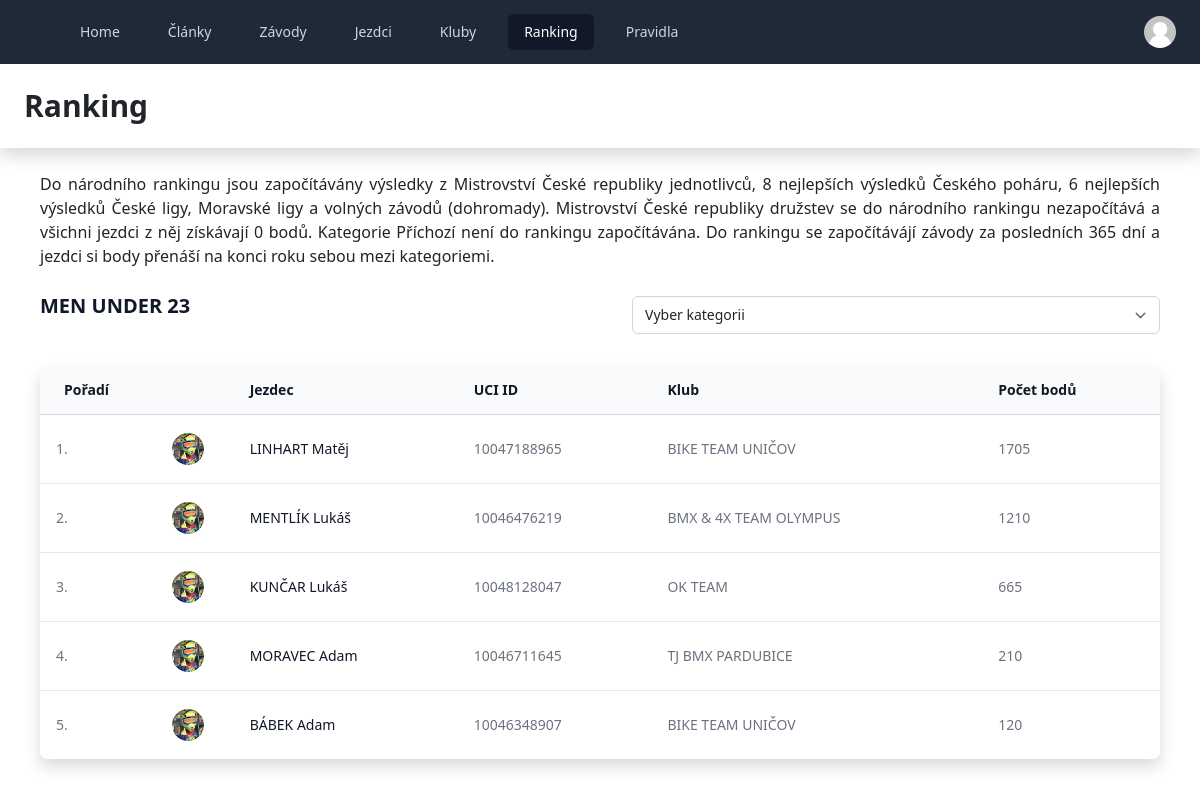
The page /ranking/ on the database its author committed.
### rider/models.py (models this page shows, shortened)
class Rider(models.Model):
    CLASS_20 = (
    ('Boys 6', 'Boys 6'), ('Boys 7', 'Boys 7'), ('Boys 8', 'Boys 8'), ('Boys 9', 'Boys 9'), ('Boys 10', 'Boys 10'),
    ('Boys 11', 'Boys 11'), ('Boys 12', 'Boys 12'), ('Boys 13', 'Boys 13'), ('Boys 14', 'Boys 14'),
    ('Boys 15', 'Boys 15'), ('Boys 16', 'Boys 16'), ('Men 17-24', 'Men 17-24'), ('Men 25-29', 'Men 25-29'),
    ('Men 30-34', 'Men 30-34'), ('Men 35 and over', 'Men 35 and over'), ('Girls 7', 'Girls 7'),
    ('Girls 8', 'Girls 8'), ('Girls 9', 'Girls 9'), ('Girls 10', 'Girls 10'), ('Girls 11', 'Girls 11'),
    ('Girls 12', 'Girls 12'), ('Girls 13', 'Girls 13'), ('Girls 14', 'Girls 14'), ('Girls 15', 'Girls 15'),('Girls 16', 'Girls 16'),
    ('Women 17-24', 'Women 17-24'), ('Women 25 and over', 'Women 25 and over'), ('Men Junior', 'Men Junior'),
    ('Men Under 23', 'Men Under 23'), ('Men Elite', 'Men Elite'), ('Women Junior', 'Women Junior'),
    ('Women Under 23', 'Women Under 23'), ('Women Elite', 'Women Elite'))
    CLASS_24 = (
    ('Boys 12 and under', 'Boys 12 and under'), ('Boys 13 and 14', 'Boys 13 and 14'), ('Boys 15 and 16', 'Boys 15 and 16'),
    ('Men 17-24', 'Men 17-24'), ('Men 25-29', 'Men 25-39'), ('Men 30-34', 'Men 30-34'), ('Men 35-39', 'Men 35-39'),
    ('Men 40-49',
     'Men 40-49'), ('Men 50 and over', 'Men 50 and over'), ('Girls 12 and under', 'Girls 12 and under'),
    ('Girls 13-16', 'Girls 13-16'), ('Women 17-29', 'Women 17-29'), ('Women 30-39', 'Women 30-99'),
    ('Women 40 and over', 'Women 40 and over'))
    GENDER = (('Muž', 'Muž'), ('Žena', 'Žena'), ('Ostatní', 'Ostatní'))
    uci_id = models.IntegerField(unique=True)
    first_name = models.CharField(max_length=255, blank=False)
    middle_name = models.CharField(max_length=255, blank=True, null=True)
    last_name = models.CharField(max_length=255, blank=False)
    date_of_birth = models.DateField(blank=False)
    rc = models.CharField(max_length=1000, blank=True, null=True, default="")
    gender = models.CharField(choices=GENDER, max_length=10)
    have_girl_bonus = models.BooleanField(default=False)
    email = models.EmailField(max_length=100, null=True, blank=True)
    phone = models.CharField(max_length=100, null=True, blank=True)
    street = models.CharField(max_length=1000, blank=True, null=True, default="")
    city = models.CharField(max_length=1000, blank=True, null=True, default="")
    zip=models.CharField(max_length=1000, blank=True, null=True, default="")
    photo = models.ImageField(
        upload_to='static/images/riders/', blank=True, null=True, default='static/images/riders/uni.jpeg')
    club = models.ForeignKey(
        Club, related_name='rider_club', null=True, on_delete=models.SET_NULL)
    is_20 = models.BooleanField(default=False)
    is_24 = models.BooleanField(default=False)
    is_elite = models.BooleanField(default=False)
    points_20 = models.IntegerField(default=0)
    points_24 = models.IntegerField(default=0)
    ranking_20 = models.CharField(max_length=10, null=True, blank=True)
    ranking_24 = models.CharField(max_length=10, null=True, blank=True)
    is_in_talent_team = models.BooleanField(default=False)
    is_in_representation = models.BooleanField(default=False)
    class_20 = models.CharField(
        max_length=50, choices=CLASS_20, default="Boys 6", null=True)
    class_24 = models.CharField(
        max_length=50, choices=CLASS_24, default="Boys 12 and under", null=True)
    transponder_20 = models.CharField(max_length=8, blank=True, null=True)
    transponder_24 = models.CharField(max_length=8, blank=True, null=True)
    plate = models.IntegerField(blank=True, null=True, default=0)
    plate_color_20 = models.CharField(max_length=10, default="yellow", null=True)
    emergency_contact = models.CharField(max_length=255, blank=True, null=True)
    emergency_phone = models.CharField(max_length=255, blank=True, null=True)
    is_active = models.BooleanField(default=True)
    is_approwe = models.BooleanField(default=False)
    have_valid_licence = models.BooleanField(default=True)
    two_years_inactive = models.BooleanField(default=False)
    created = models.DateTimeField(auto_now_add=True, null=True)
    updated = models.DateTimeField(auto_now=True, null=True, blank=True)
    class Meta:
        db_table = 'Jezdci'
        ordering = ['last_name', 'first_name']
        verbose_name = "Jezdec"
        verbose_name_plural = 'Jezdci'

### club/models.py (models this page shows, shortened)
class Club(models.Model):
    REGION = (('hlavní město Praha', 'hlavní město Praha'), ('Středočeský kraj', 'Středočeský kraj'), ('Jihočeský kraj', 'Jihočeský kraj'), ('Plzeňský kraj', 'Plzeňský kraj'), ('Ústecký kraj', 'Ústecký kraj'), ('Liberecký kraj', 'Liberecký kraj'),
              ('Královéhradecký kraj', 'Královéhradecký kraj'), ('Pardubický kraj', 'Pardubický kraj'), ('Kraj Vysočina', 'Kraj Vysočina'), ('Jihomoravský kraj', 'Jihomoravský kraj'), ('Olomoucký kraj', 'Olomoucký kraj'), ('Zlínský kraj', 'Zlínský kraj'), ('Moravskoslezský kraj', 'Moravskoslezský kraj'))
    team_name = models.CharField(max_length=255, blank=False, default="")
    club_name = models.CharField(max_length=255, blank=True, null=True)
    ico = models.CharField(max_length=8, blank=True)
    street = models.CharField(max_length=100, blank=True)
    city = models.CharField(max_length=100, blank=True)
    zip_code = models.CharField(max_length=10, blank=True)
    region = models.CharField(
        max_length=50, choices=REGION, default='hlavní město Praha')
    web = models.URLField(max_length=255, blank=True)
    facebook = models.URLField(max_length=255, blank=True)
    instagram = models.URLField(max_length=255, blank=True)
    contact_person = models.CharField(max_length=255, blank=True)
    contact_email = models.CharField(max_length=255, blank=True)
    contact_phone = models.CharField(max_length=255, blank=True)
    bank_account = models.CharField(max_length=100, blank=True)
    is_active = models.BooleanField(default=True)
    have_track = models.BooleanField(default=False)
    track_id = models.CharField(max_length=255, blank=True)
    mapy_cz_svg = models.CharField(max_length = 50000, null = True, blank=True)
    created = models.DateTimeField(auto_now_add= True, blank=True, null=True)
    updated = models.DateTimeField(auto_now=True, blank=True, null=True)
    def __str__(self):
        return self.team_name
    class Meta:
        verbose_name_plural = 'Kluby'
        ordering = ['team_name']

### ranking/views.py (the view)
# urls.py: path('', views.RankingView, name = 'ranking')
def RankingView(request):
    global results
    categories = Categories.get_categories()
    if request.POST:
        if re.search("Cruiser", request.POST['categoryInput']):
            results = Rider.objects.filter(class_24=request.POST['categoryInput'][8:], is_active=1, is_approwe=1).order_by('-points_24').exclude(points_24=0)
            cruiser = 1
        else:
            results = Rider.objects.filter(class_20=request.POST['categoryInput'], is_active=1, is_approwe=1).order_by('-points_20').exclude(points_20=0)
            cruiser = 0
        data = {'categories': categories, 'results': results, 'category': request.POST['categoryInput'], 'cruiser': cruiser}
    else:
        results = Rider.objects.filter(class_20="Men Under 23", is_active=1, is_approwe=1).order_by('-points_20').exclude(points_20=0)
        data = {'categories': categories, 'results': results, 'category': "MEN UNDER 23" }
    return render(request, 'ranking/ranking.html', data)

### ranking/templates/ranking/ranking.html (shortened to what this page needs)
{% extends 'base.html' %} {% block title %} Ranking {% endblock title %}
{% block content %}
<header class="bg-white shadow">
  <div class="max-w-7xl mx-auto py-6 px-4 sm:px-6 lg:px-8">
    <h1 class="text-3xl font-bold text-header">Ranking</h1>
  </div>
</header>
<div class="max-w-screen-2xl mx-auto">
<div class="mx-10">
    <p class="text-justify mt-6 dark:text-gray-200">Do národního rankingu jsou započítávány výsledky z Mistrovství České republiky
        jednotlivců, 8 nejlepších výsledků
        Českého poháru, 6 nejlepších výsledků České ligy, Moravské ligy a volných
        závodů (dohromady). Mistrovství České republiky družstev se do národního rankingu nezapočítává a všichni jezdci z něj získávají 0
        bodů. Kategorie Příchozí není do rankingu započítávána. Do rankingu se započítávájí závody za posledních 365 dní a jezdci si body přenáší na konci roku sebou mezi
        kategoriemi.
    </p>
</div>
<div class="mx-10">
    <div class="sm:flex sm:basis-1/2">
      <div class=" mt-4 basis-1/2">
        <h1 class="text-xl font-semibold text-gray-900">{{category|upper}}</h1>
      </div>
      <div class="mt-4 sm:mt-0 sm:ml-16 sm: basis-1/2">
        <form method="POST" id = "rankingForm">
        <select id="categoryInput" name="categoryInput" class="mt-1 block w-full pl-3 pr-10 py-2 text-base border-gray-300 focus:outline-none focus:ring-indigo-500 focus:border-indigo-500 sm:text-sm rounded-md">
            <option selected>Vyber kategorii</option>
        </select>
    </form>
      </div>
    </div>
    <div class="-mx-4 mt-8 overflow-hidden shadow ring-1 ring-black ring-opacity-5 sm:-mx-6 md:mx-0 md:rounded-lg">
      <table class="min-w-full divide-y divide-gray-300">
        <thead class="bg-gray-50">
          <tr>
            <th scope="col" class="py-3.5 pl-4 pr-3 text-left text-sm font-semibold text-gray-900 sm:pl-6">Pořadí</th>
            <th></th>
            <th scope="col" class="hidden py-3.5 pl-4 pr-3 text-left text-sm font-semibold text-gray-900 sm:pl-6 sm:table-cell">Jezdec</th>
            <th scope="col" class="hidden px-3 py-3.5 text-left text-sm font-semibold text-gray-900 lg:table-cell">UCI ID</th>
            <th scope="col" class="hidden px-3 py-3.5 text-left text-sm font-semibold text-gray-900 sm:table-cell">Klub</th>
            <th scope="col" class="px-3 py-3.5 text-left text-sm font-semibold text-gray-900">Počet bodů</th>
          </tr>
        </thead>
        <tbody class="divide-y divide-gray-200 bg-white">
        {% for result in results %}
          <tr>
            {% if cruiser %}
            <td class="px-3 py-4 text-sm text-gray-500">{{result.ranking_24}}.</td>
            {% else %}
            <td class="px-3 py-4 text-sm text-gray-500">{{result.ranking_20}}.</td>
            {% endif %}
            <td class="hidden sm:table-cell"><img
                class="avatar img-fluid rounded-circle "
                src="{{result.photo.url}}"
                sizes="10px"
                style="width: 2rem; height: 2rem"
              /></td>
            <td class="w-full max-w-0 py-4 pl-4 pr-3 text-sm font-medium text-gray-900 sm:w-auto sm:max-w-none sm:pl-6">
                <a href="{% url 'rider:detail' result.id %}">
                {{result.last_name|upper}} {{result.first_name}}
                </a>
            </td>
            <td class="hidden px-3 py-4 text-sm text-gray-500 lg:table-cell">{{result.uci_id}}</td>
            <td class="hidden px-3 py-4 text-sm text-gray-500 sm:table-cell">{{result.club|upper}}</td>
            {% if cruiser %}
            <td class="px-3 py-4 text-sm text-gray-500">{{result.points_24}}</td>
            {% else %}
            <td class="px-3 py-4 text-sm text-gray-500">{{result.points_20}}</td>
            {% endif %}
          </tr>
        {% endfor %}
        </tbody>
      </table>
    </div>
  </div>
</div>
{% endblock content %}

### static/css/main.css (style rules this page uses)
html { margin-top: 4rem; }

### rows shown on the page
Rider: ranking_20 "1", photo (picture), last_name "LINHART", first_name "Matěj", uci_id "10047188965", club "BIKE TEAM UNIČOV", points_20 "1705"
Rider: ranking_20 "2", photo (picture), last_name "MENTLÍK", first_name "Lukáš", uci_id "10046476219", club "BMX & 4X TEAM OLYMPUS", points_20 "1210"
Rider: ranking_20 "3", photo (picture), last_name "KUNČAR", first_name "Lukáš", uci_id "10048128047", club "OK TEAM", points_20 "665"
Rider: ranking_20 "4", photo (picture), last_name "MORAVEC", first_name "Adam", uci_id "10046711645", club "TJ BMX PARDUBICE", points_20 "210"
Rider: ranking_20 "5", photo (picture), last_name "BÁBEK", first_name "Adam", uci_id "10046348907", club "BIKE TEAM UNIČOV", points_20 "120"

### other values the page prints
{{ category|upper }} "MEN UNDER 23"
